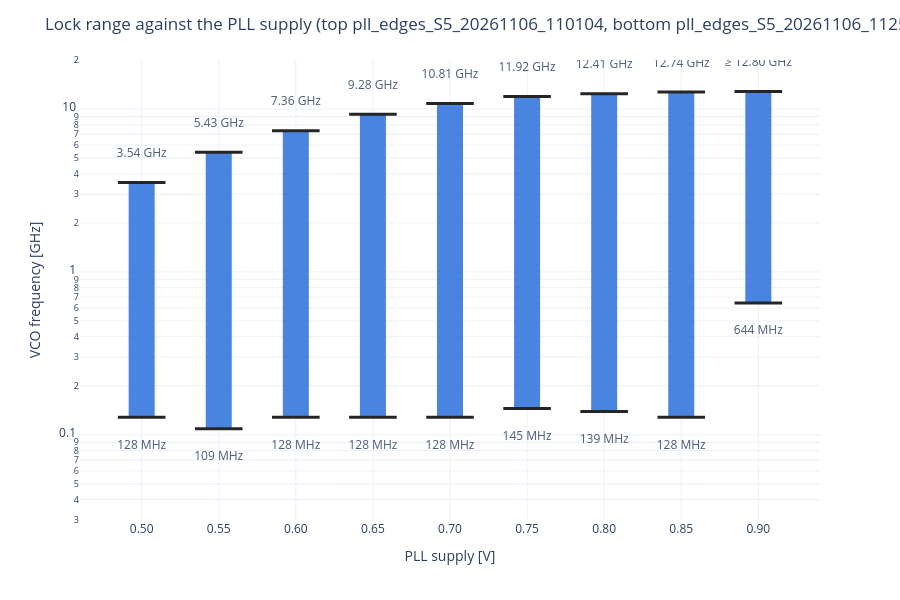

Notebook source saved alongside this figure:
### Markdown cell above
## Lock range per supply

One bar per supply from the lowest to the highest held VCO frequency (log axis); a single tick when only one edge was searched. A `≥` label: nothing failed up to the search limit, the real edge lies higher.

### Code cell
BAR_COLOR = '#2a6fdb'

fig = go.Figure()
for _, r in summary.iterrows():
    ends = [(edge, r[f'{edge}_f'] / 1e9, r[f'{edge}_f_fail'], r[f'{edge}_p'] * 1e3) for edge in ('lower', 'upper')
            if not pd.isna(r[f'{edge}_f'])]
    if not ends:
        continue
    text = [(f'{f * 1e3:.0f} MHz' if edge == 'lower' else ('≥ ' if pd.isna(fail) else '') + f'{f:.2f} GHz')
            for edge, f, fail, _ in ends]
    fig.add_trace(go.Scatter(
        x=[r['vdd_set']] * len(ends), y=[f for _, f, _, _ in ends], mode='lines+markers+text',
        line=dict(width=26, color=BAR_COLOR), opacity=0.85,
        marker=dict(symbol='line-ew', size=34, line=dict(width=3, color='black')),
        text=text, textposition=['bottom center' if edge == 'lower' else 'top center' for edge, *_ in ends],
        showlegend=False,
        customdata=[[p, fail / (1e6 if edge == 'lower' else 1e9)] for edge, _, fail, p in ends],
        hovertemplate=(f"supply {r['vdd_set']:.2f} V<br>" + 'VCO %{y:.3f} GHz<br>P %{customdata[0]:.3f} mW'
                       '<br>fails at %{customdata[1]:.3f} (MHz bottom / GHz top)<extra></extra>')))

searched = [e for e in ('lower', 'upper') if summary[f'{e}_n_probes'].notna().any()]
for _, r in summary.iterrows():
    if any(pd.isna(r[f'{e}_f']) for e in searched):
        fig.add_annotation(x=r['vdd_set'], y=0, yref='paper', text='no lock', showarrow=False, yshift=12)

fig.update_layout(title=f'Lock range against the PLL supply ({RUN_TXT})', height=600,
                  template='plotly_white', margin=dict(t=60))
fig.update_xaxes(title='PLL supply [V]', tickvals=summary['vdd_set'], ticktext=[f'{v:.2f}' for v in summary['vdd_set']],
                 range=[summary['vdd_set'].min() - 0.04, summary['vdd_set'].max() + 0.04])
fig.update_yaxes(title='VCO frequency [GHz]', type='log', range=[np.log10(0.03), np.log10(20)])
save(fig, 'range')

### Figure 1 — Plotly figure (JSON) as saved in the notebook; plotly's stock layout.template omitted (floating-point values rounded to 4 significant figures)
{"data": [{"customdata": [[0.1185, 118.4], [0.4353, 3.628]], "hovertemplate": "supply 0.50 V<br>VCO %{y:.3f} GHz<br>P %{customdata[0]:.3f} mW<br>fails at %{customdata[1]:.3f} (MHz bottom / GHz top)<extra></extra>", "line": {"color": "#2a6fdb", "width": 26}, "marker": {"line": {"color": "black", "width": 3}, "size": 34, "symbol": "line-ew"}, "mode": "lines+markers+text", "opacity": 0.85, "showlegend": false, "text": ["128 MHz", "3.54 GHz"], "textposition": ["bottom center", "top center"], "type": "scatter", "x": [0.5, 0.5], "y": [0.128, 3.541]}, {"customdata": [[0.1295, 100.6], [0.728, 5.494]], "hovertemplate": "supply 0.55 V<br>VCO %{y:.3f} GHz<br>P %{customdata[0]:.3f} mW<br>fails at %{customdata[1]:.3f} (MHz bottom / GHz top)<extra></extra>", "line": {"color": "#2a6fdb", "width": 26}, "marker": {"line": {"color": "black", "width": 3}, "size": 34, "symbol": "line-ew"}, "mode": "lines+markers+text", "opacity": 0.85, "showlegend": false, "text": ["109 MHz", "5.43 GHz"], "textposition": ["bottom center", "top center"], "type": "scatter", "x": [0.55, 0.55], "y": [0.1088, 5.427]}, {"customdata": [[0.1497, 118.4], [1.105, 7.452]], "hovertemplate": "supply 0.60 V<br>VCO %{y:.3f} GHz<br>P %{customdata[0]:.3f} mW<br>fails at %{customdata[1]:.3f} (MHz bottom / GHz top)<extra></extra>", "line": {"color": "#2a6fdb", "width": 26}, "marker": {"line": {"color": "black", "width": 3}, "size": 34, "symbol": "line-ew"}, "mode": "lines+markers+text", "opacity": 0.85, "showlegend": false, "text": ["128 MHz", "7.36 GHz"], "textposition": ["bottom center", "top center"], "type": "scatter", "x": [0.6, 0.6], "y": [0.128, 7.362]}, {"customdata": [[0.1647, 118.4], [1.584, 9.339]], "hovertemplate": "supply 0.65 V<br>VCO %{y:.3f} GHz<br>P %{customdata[0]:.3f} mW<br>fails at %{customdata[1]:.3f} (MHz bottom / GHz top)<extra></extra>", "line": {"color": "#2a6fdb", "width": 26}, "marker": {"line": {"color": "black", "width": 3}, "size": 34, "symbol": "line-ew"}, "mode": "lines+markers+text", "opacity": 0.85, "showlegend": false, "text": ["128 MHz", "9.28 GHz"], "textposition": ["bottom center", "top center"], "type": "scatter", "x": [0.65, 0.65], "y": [0.128, 9.282]}, {"customdata": [[0.179, 118.4], [2.088, 10.88]], "hovertemplate": "supply 0.70 V<br>VCO %{y:.3f} GHz<br>P %{customdata[0]:.3f} mW<br>fails at %{customdata[1]:.3f} (MHz bottom / GHz top)<extra></extra>", "line": {"color": "#2a6fdb", "width": 26}, "marker": {"line": {"color": "black", "width": 3}, "size": 34, "symbol": "line-ew"}, "mode": "lines+markers+text", "opacity": 0.85, "showlegend": false, "text": ["128 MHz", "10.81 GHz"], "textposition": ["bottom center", "top center"], "type": "scatter", "x": [0.7, 0.7], "y": [0.128, 10.81]}, {"customdata": [[0.1968, 139.3], [2.59, 11.99]], "hovertemplate": "supply 0.75 V<br>VCO %{y:.3f} GHz<br>P %{customdata[0]:.3f} mW<br>fails at %{customdata[1]:.3f} (MHz bottom / GHz top)<extra></extra>", "line": {"color": "#2a6fdb", "width": 26}, "marker": {"line": {"color": "black", "width": 3}, "size": 34, "symbol": "line-ew"}, "mode": "lines+markers+text", "opacity": 0.85, "showlegend": false, "text": ["145 MHz", "11.92 GHz"], "textposition": ["bottom center", "top center"], "type": "scatter", "x": [0.75, 0.75], "y": [0.1449, 11.92]}, {"customdata": [[0.213, 133.6], [2.995, 12.48]], "hovertemplate": "supply 0.80 V<br>VCO %{y:.3f} GHz<br>P %{customdata[0]:.3f} mW<br>fails at %{customdata[1]:.3f} (MHz bottom / GHz top)<extra></extra>", "line": {"color": "#2a6fdb", "width": 26}, "marker": {"line": {"color": "black", "width": 3}, "size": 34, "symbol": "line-ew"}, "mode": "lines+markers+text", "opacity": 0.85, "showlegend": false, "text": ["139 MHz", "12.41 GHz"], "textposition": ["bottom center", "top center"], "type": "scatter", "x": [0.8, 0.8], "y": [0.1393, 12.41]}, {"customdata": [[0.2279, 118.4], [3.39, 12.8]], "hovertemplate": "supply 0.85 V<br>VCO %{y:.3f} GHz<br>P %{customdata[0]:.3f} mW<br>fails at %{customdata[1]:.3f} (MHz bottom / GHz top)<extra></extra>", "line": {"color": "#2a6fdb", "width": 26}, "marker": {"line": {"color": "black", "width": 3}, "size": 34, "symbol": "line-ew"}, "mode": "lines+markers+text", "opacity": 0.85, "showlegend": false, "text": ["128 MHz", "12.74 GHz"], "textposition": ["bottom center", "top center"], "type": "scatter", "x": [0.85, 0.85], "y": [0.128, 12.74]}, {"customdata": [[0.5105, 638.0], [3.736, null]], "hovertemplate": "supply 0.90 V<br>VCO %{y:.3f} GHz<br>P %{customdata[0]:.3f} mW<br>fails at %{customdata[1]:.3f} (MHz bottom / GHz top)<extra></extra>", "line": {"color": "#2a6fdb", "width": 26}, "marker": {"line": {"color": "black", "width": 3}, "size": 34, "symbol": "line-ew"}, "mode": "lines+markers+text", "opacity": 0.85, "showlegend": false, "text": ["644 MHz", "≥ 12.80 GHz"], "textposition": ["bottom center", "top center"], "type": "scatter", "x": [0.9, 0.9], "y": [0.6441, 12.8]}], "layout": {"height": 600, "margin": {"t": 60}, "title": {"text": "Lock range against the PLL supply (top pll_edges_S5_20261106_110104, bottom pll_edges_S5_20261106_112507)"}, "xaxis": {"range": [0.46, 0.94], "ticktext": ["0.50", "0.55", "0.60", "0.65", "0.70", "0.75", "0.80", "0.85", "0.90"], "tickvals": [0.5, 0.55, 0.6, 0.65, 0.7, 0.75, 0.8, 0.85, 0.9], "title": {"text": "PLL supply [V]"}}, "yaxis": {"range": [-1.523, 1.301], "title": {"text": "VCO frequency [GHz]"}, "type": "log"}}}
